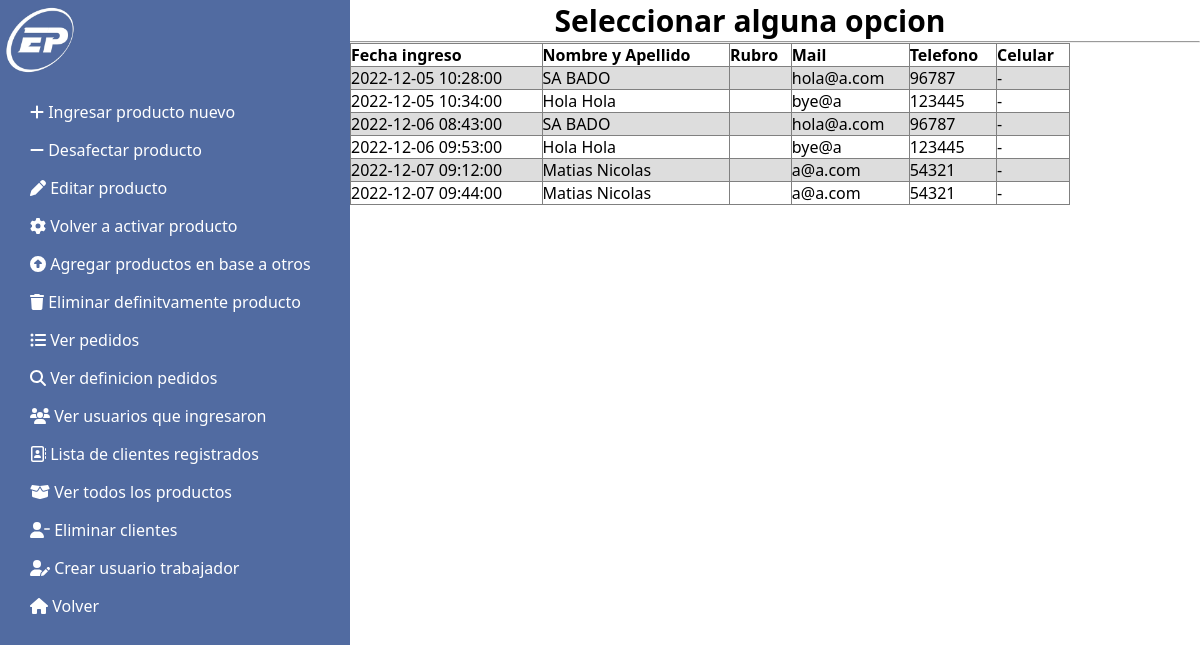
Screenshot of /ver_usuarios.php with the database file from the repository.
### tables this page shows
CREATE TABLE `ingresos` (
  `Mail` varchar(50) NOT NULL,
  `Fecha` datetime NOT NULL
);

CREATE TABLE `usuario` (
  `Mail` varchar(11) NOT NULL,
  `Contrasenia` int(11) NOT NULL,
  `Nombre` varchar(15) NOT NULL,
  `Apellido` varchar(15) NOT NULL,
  `Telefono` int(11) NOT NULL,
  `Celular` int(11) NOT NULL,
  `Tipo` varchar(10) NOT NULL,
  `Rubro` varchar(30) NOT NULL
);

### ver_usuarios.php (the view, shortened to what this page needs)
<!DOCTYPE html>
<html lang="es">
        <head>
            <link rel="stylesheet" href="panel_control.css" />
            <link rel="stylesheet" href="tablaempleado.css" />
            <link rel="stylesheet" href="https://cdnjs.cloudflare.com/ajax/libs/font-awesome/6.2.0/css/all.min.css" />
          </head>
          <body>
            <h2 class="title" id="productos">Seleccionar alguna opcion</h2>
            <hr>
            <div class="sidebar">
            <a href = "index_trabajador.html"><img src="imagenes/LOGO.ico"width="80" alt=""></a>
              <ul class="nav">
                <li>
                  <a href="agregar-producto.html">
                    <i class="fa-solid fa-plus"></i>
                    <span>Ingresar producto nuevo</span>
                  </a>
                </li>
                <li>
                  <a href="eliminar-producto.html">
                    <i class="fa-solid fa-minus"></i>
                    <span>Desafectar producto</span>
                  </a>
                </li>
                <li>
                  <a href="editar-producto.html">
                    <i class="fa-solid fa-pen"></i>
                    <span>Editar producto</span>
                  </a>
                </li>
                <li>
                  <a href="volver-activar-producto.html">
                    <i class="fas fa-cog"></i>
                    <span>Volver a activar producto</span>
                  </a>
                </li>
                <li>
                  <a href="nuevo_producto_copiado.html">
                    <i class="fa-solid fa-circle-up"></i>
                    <span>Agregar productos en base a otros</span>
                  </a>
                </li>
                <li>
                    <a href="definitivo.html">
                      <i class="fa-solid fa-trash"></i>
                      <span>Eliminar definitvamente producto</span>
                    </a>
                  </li>
                  <li>
                    <a href="ver_pedidos.php">
                      <i class="fa-solid fa-list-ul"></i>
                      <span>Ver pedidos</span>
                    </a>
                  </li>
                  <li>
                    <a href="ver_pedidos_archivados.php">
                    <i class="fa-solid fa-magnifying-glass"></i>
                      <span>Ver definicion pedidos</span>
                    </a>
                  </li>
                  <li>
                    <a href="ver_usuarios.php">
                    <i class="fa-solid fa-users"></i>
                      <span>Ver usuarios que ingresaron</span>
                    </a>
                  </li>
                  <li>
                    <a href="lista_de_clientes.php">
                      <i class="fa-regular fa-address-book"></i>
                      <span>Lista de clientes registrados</span>
                    </a>
                  </li>
                  <li>
                    <a href="ver_productos.php">
                    <i class="fa-solid fa-box-open"></i>
                      <span>Ver todos los productos</span>
                    </a>
                  </li>
                  <li>
                    <a href="eliminar_cliente.html">
                    <i class="fa-solid fa-user-minus"></i>
                      <span>Eliminar clientes</span>
                    </a>
                  </li>
                  <li>
                    <a href="crear_trabajador.html">
                    <i class="fa-solid fa-user-pen"></i>
                      <span>Crear usuario trabajador</span>
                    </a>
                  </li>
                <li>
                    <a href="index_trabajador.html">
                      <i class="fa-solid fa-house"></i>
                      <span>Volver</span>
                    </a>
                  </li>
              </ul>
            </div>
<?php
include("db.php");
$contar = "SELECT count(*) from ingresos";
$con =  $conexion -> query($contar);
$visado = $con -> fetch_array();
if(empty($visado[0]) === false)
{
    ?>
    <table border = 1>
    <tr><th>Fecha ingreso</th><th>Nombre y Apellido</th><th>Rubro</th><th>Mail</th><th>Telefono</th><th>Celular</th></tr>
    <?php
    $fecha = 10000000000000000000000000000000;
    for($i = 0; $i < $visado[0]; $i ++)
    {
        $sel = "SELECT * from ingresos where Fecha > '$fecha' order by Fecha asc";
        $ecc =  $conexion -> query($sel);
        $ionar = $ecc -> fetch_array();
        $fecha = $ionar[1];
        $contar2 = "SELECT * from usuario where Mail = '$ionar[0]'";
        $con2 =  $conexion -> query($contar2);
        $carac = $con2 -> fetch_array();
        if(empty($carac[5]) === true)
        {
            $carac[5] = "-";
        }
        ?>
        <tr><td><?php echo $ionar[1]?></td><td><?php echo $carac[2] . " " . $carac[3]?></td><td><?php echo $carac[7]?></td><td><?php echo $ionar[0]?></td><td><?php echo $carac[4]?></td><td><?php echo $carac[5]?></td></tr>
        <?php
    }
    ?>
    </table>
</body>
</html>
    <?php
}
else
{
    echo "No hay ingresos";
}

### panel_control.css (style rules this page uses)
* { margin: 0; padding: 0; text-decoration: none; }
body { box-sizing: border-box; font-family: 'Segoe UI', Tahoma, Geneva, Verdana, sans-serif; }
.sidebar { position: fixed; background: #516ba1; width: 350px; height: 100%; top: 0; left: 0; z-index: 1; }
.sidebar ul li { margin: 20px 0; }
.sidebar ul li a { color: #ffffff; padding: 0 30px; }
.title { margin-left: 300px; font-size: 30px; font-weight: 600; text-align: center; color: #000; }

### tablaempleado.css (style rules this page uses)
body { background-color: #fff; font-family: Arial; }
table { background-color: white; text-align: left; border-collapse: collapse; width: 60%; margin-left: 350px; }
th, td { padding: -35px; }
tr:nth-child(even) { background-color: #ddd; }

### ver_usuarios.php (style rules this page uses)
* { margin: 0; padding: 0; text-decoration: none; }
body { box-sizing: border-box; font-family: 'Segoe UI', Tahoma, Geneva, Verdana, sans-serif; }
.sidebar { position: fixed; background: #516ba1; width: 350px; height: 100%; top: 0; left: 0; z-index: 1; }
.sidebar ul li { margin: 16px 0; }
.sidebar ul li a { color: #ffffff; padding: 0 30px; }

### rows the page displays
ingresos: Fecha "2022-12-05 10:28:00", Mail "hola@a.com"
usuario: Nombre "SA", Apellido "BADO", Telefono "96787"
ingresos: Fecha "2022-12-05 10:34:00", Mail "bye@a"
usuario: Nombre "Hola", Apellido "Hola", Telefono "123445"
ingresos: Fecha "2022-12-06 08:43:00", Mail "hola@a.com"
ingresos: Fecha "2022-12-06 09:53:00", Mail "bye@a"
ingresos: Fecha "2022-12-07 09:12:00", Mail "a@a.com"
usuario: Nombre "Matias", Apellido "Nicolas", Telefono "54321"
ingresos: Fecha "2022-12-07 09:44:00", Mail "a@a.com"

### other values shown
$carac[5] "-"
